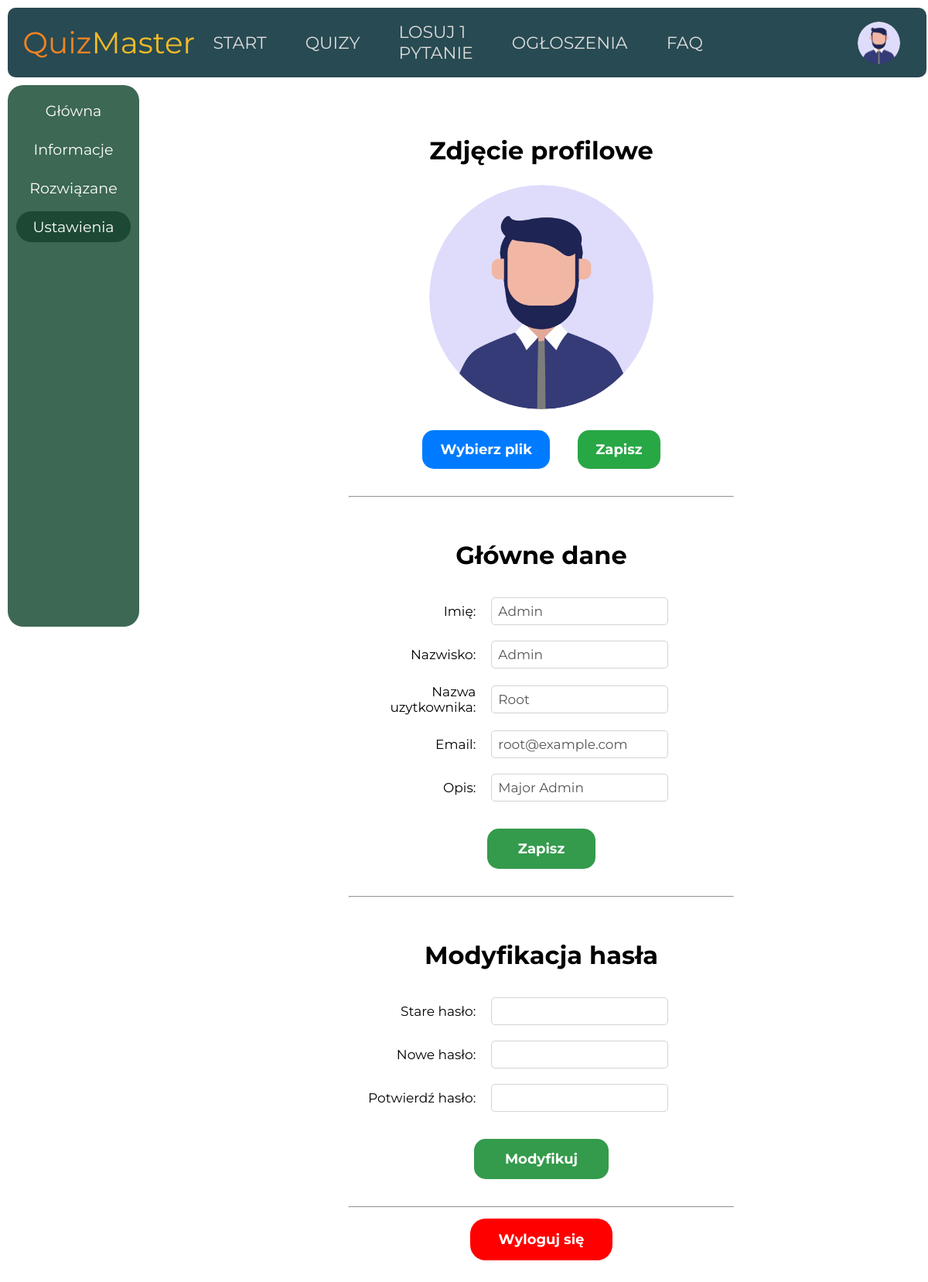
Screenshot of /home/settings.php (signed in) with the database file from the repository.
### tables this page shows
CREATE TABLE IF NOT EXISTS `user` (
  `id` INT NOT NULL AUTO_INCREMENT,
  `name` VARCHAR(32) NOT NULL,
  `lastname` VARCHAR(32) NOT NULL,
  `username` VARCHAR(32) NOT NULL,
  `email` VARCHAR(64) NOT NULL,
  `password` VARCHAR(128) NOT NULL,
  `description` TEXT NULL,
  `phonenumber` VARCHAR(15) NULL,
  `createdate` DATETIME NOT NULL,
  `profileimage` VARCHAR(15) NOT NULL,
  `lastlogin` DATETIME NOT NULL,
  PRIMARY KEY (`id`),
  UNIQUE KEY `email` (`email`));

### home/settings.php (the view, shortened to what this page needs)
<?php
    if (isset($_SESSION["user-id"])) {
        $userid = $_SESSION["user-id"];
    } else {
        header("Location: ../login.php");
    }
    require_once('../config/config.php');
    try {
        $connection = new PDO("mysql:host=$database_host;dbname=$database_name", $database_user, $database_password);
        $connection->setAttribute(PDO::ATTR_ERRMODE, PDO::ERRMODE_EXCEPTION);
        $stmt = $connection->prepare('SELECT `name`, `lastname`, `username`, `email`, `description` FROM `user` WHERE `id`=:uid');
        $stmt->bindParam(':uid', $userid);
        $stmt->execute();
        $userData = $stmt->fetch(PDO::FETCH_ASSOC);
    } catch (PDOException $e) {
        die("Error: ".$e->getMessage());
    }
?>
<!DOCTYPE html>
<html lang="pl">
    <head>
        <link rel="stylesheet" href="https://cdnjs.cloudflare.com/ajax/libs/font-awesome/6.5.1/css/all.min.css">
        <link rel="stylesheet" href="../styles/style_global.css">
        <link rel="stylesheet" href="../styles/style_home.css">
    </head>
    <body>
        <section class="document">
            <?php
                require_once('../elements/header.php');
            ?>
            <section class="menu">
                <a class="menu-button first-option" href="../home/">Główna</a>
                <a class="menu-button" href="../home/info.php">Informacje</a>
                <a class="menu-button" href="../home/solved.php">Rozwiązane</a>
                <a class="menu-button selected" href="../home/settings.php">Ustawienia</a>
            </section>
             <section class="document-body" id="document-body">
                <main class="settings">
                    <h2 class="settings-h2">Zdjęcie profilowe</h2>
                    <section id="profile-image-wrapper">
                        <img src="../image/profiles/<?php echo $_SESSION['profile-image'] ?>" alt="profile image" id="profile-image">
                    </section>
                    <form action="../home/update_profile.php" method="post" enctype="multipart/form-data">
                        <button id="load-file-button" class="profile-button">Wybierz plik</button>
                        <button id="save-button" type="submit" class="profile-button">Zapisz</button>
                    </form>
                    <hr class="settings">
                    <h2 class="settings-h2">Główne dane</h2>
                    <form action="../home/update_settings.php" method="post" id="settings-form">
                        <section class="form-items-wrapper">
                            <label for="name">Imię: </label>
                            <input type="text" name="name" id="name" value="<?php echo $userData['name']; ?>">
                            <label for="lastname">Nazwisko: </label>
                            <input type="text" name="lastname" id="lastname" value="<?php echo $userData['lastname'] ?>">
                            <label for="username">Nazwa uzytkownika: </label>
                            <input type="text" name="username" id="username" value="<?php echo $userData['username'] ?>">
                            <label for="email">Email: </label>
                            <input type="email" name="email" id="email" value="<?php echo $userData['email'] ?>">
                            <label for="description">Opis: </label>
                            <input type="text" name="description" id="description" value="<?php echo $userData['description'] ?>">
                        </section>
                        <button id="save-settings" type="submit">Zapisz</button>
                    </form>
                    <hr class="settings">
                    <h2 class="settings-h2">Modyfikacja hasła</h2>
                    <form action="../home/update_password.php" method="post" id="password-form">
                        <section class="form-items-wrapper">
                            <label for="old-password">Stare hasło: </label>
                            <input type="password" name="old-password" id="old-password">
                            <label for="new-password">Nowe hasło: </label>
                            <input type="password" name="new-password" id="new-password">
                            <label for="confirm-password">Potwierdź hasło: </label>
                            <input type="password" name="confirm-password" id="confirm-password">
                        </section>
                        <button id="save-password" type="submit">Modyfikuj</button>
                    </form>
                    <hr class="settings">
                    <section>
                        <a class="button-logout" href="../logout.php">Wyloguj się</a>
                    </section>
                </main>
            </section>
        </section>
    </body>
</html>

### styles/style_global.css (style rules this page uses)
* { margin: 0; padding: 0; box-sizing: border-box; font-family: 'Montserrat', sans-serif; }
body { width: 100%; height: auto; display: flex; justify-content: center; align-items: center; flex-direction: column; overflow-x: hidden; }
.document { width: 100vw; min-height: 100vh; height: auto; display: flex; align-items: center; flex-direction: column; }
.document-body { z-index: 1; width: 80%; min-height: calc(100vh - 330px); height: auto; min-width: 30%; max-width: 1440px; display: flex; position: relative; flex-direction: column; justify-content: center; align-items: center; }

### styles/style_home.css (style rules this page uses)
.document { flex-direction: row; }
.document-body { max-width: 1500px; min-width: 30%; margin-left: 100px; width: 77%; position: absolute; left: 50%; top: 0; margin-top: 150px; transform: translateX(-50%); min-height: 82vh; justify-content: start; }
.menu { margin: 30px; height: 700px; width: 170px; max-height: 90%; border-radius: 20px; background-color: #3d6853; display: flex; align-items: center; flex-direction: column; position:fixed; top: 0; left: 0; z-index: 2; margin: 110px 10px 10px 10px; padding: 3px; }
.menu > a { background-color: rgba(255, 255, 255, 0); border: none; display: flex; justify-content: center; align-items: center; height: 40px; width: 90%; cursor: pointer; font-size: 19px; color: #fff; border-radius: 20px; position: relative; margin: 5px; overflow: hidden; transition-duration: .5s; text-decoration: none; }
.menu > .selected { background-color: #1d4934; }
.menu > .first-option { margin-top: 10px; }
main { display: flex; justify-content: center; flex-direction: column; margin-bottom: 100px; }
main.settings { display: flex; justify-content: center; align-items: center; flex-direction: column; }
.settings-h2 { text-align: center; margin: 25px; font-size: 32px }
#profile-image-wrapper { width: 290px; height: 290px; overflow: hidden; position: relative; border-radius: 50%; }
#profile-image { width: 100%; height: 100%; object-fit: cover; }
.profile-button { margin: 27px 16px 10px 16px; cursor: pointer; padding: 14px 23px; border: none; border-radius: 15px; color: white; font-size: 18px; transition-duration: .5s; font-weight: bold; }
#load-file-button { background-color: #007bff; }
#save-button { background-color: #28a745; }
hr.settings { margin: 30px; width: 100%; display: block; }
#settings-form, #password-form { display: flex; justify-content: center; align-items: center; flex-direction: column; }
.form-items-wrapper { display: grid; margin-right: 15%; grid-template-columns: repeat(2, 1fr); }
label { text-align: right; margin: 10px; font-size: 17px; align-self: center; }
input { margin: 10px; padding: 7px 8px; font-size: 17px; border-radius: 5px; border: 1px solid lightgray; align-self: center; color: rgb(85, 85, 85); }
#save-settings, #save-password { padding: 15px 40px; background-color: #339b4b; color: white; font-weight: bold; font-size: 18px; transition-duration: .5s; border: none; border-radius: 15px; cursor: pointer; margin: 25px 0 10px 0; }
.button-logout { background-color: red; padding: 16px 37px; border-radius: 20px; text-decoration: none; font-size: 18px; color: white; font-weight: bold; display: inline; margin: 35px; }

### rows the page displays
user: name "Admin", lastname "Admin", username "Root", email "root@example.com", description "Major Admin"
